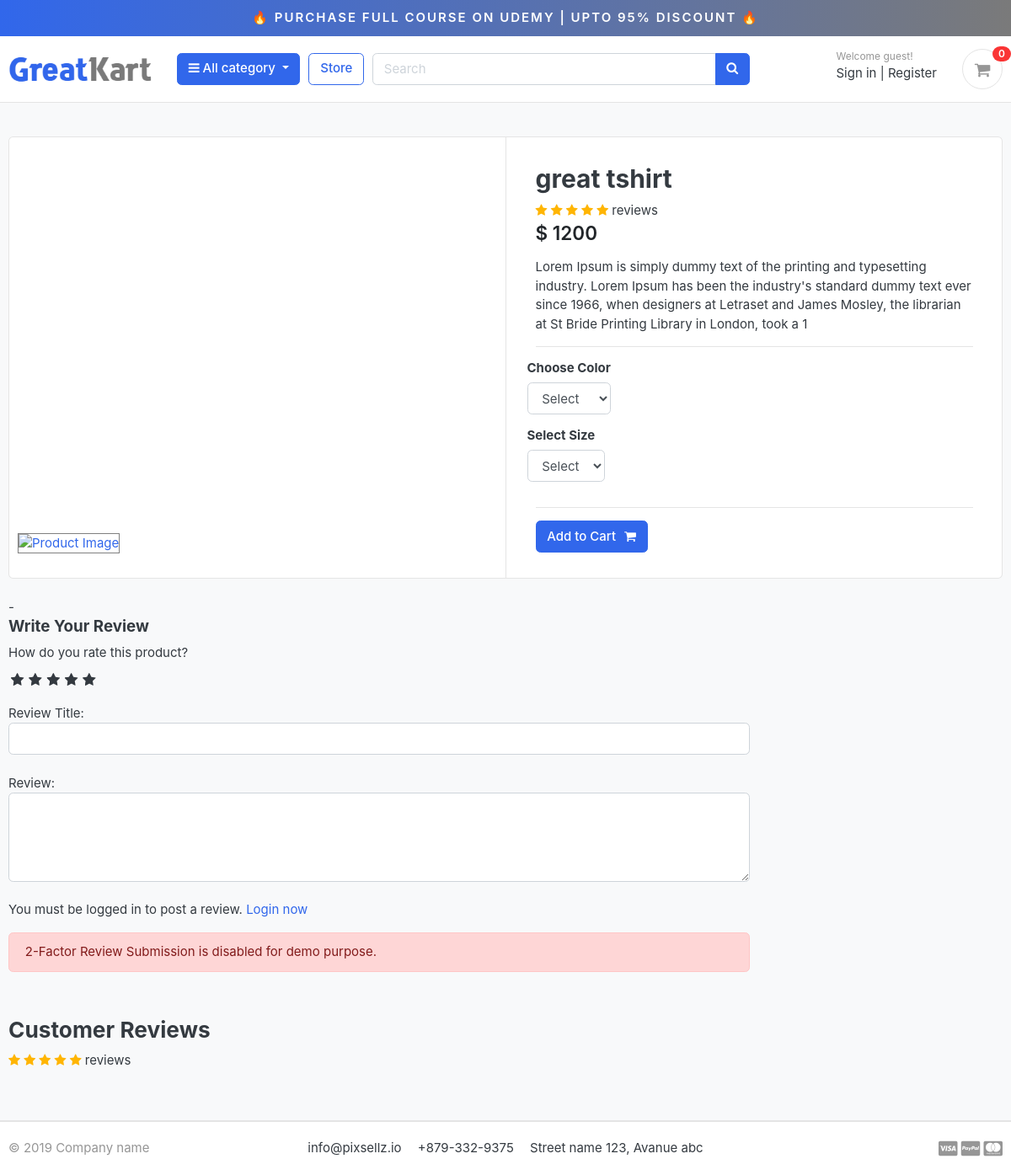
/store/tshirt/great-tshirt/, run on an earlier commit of the app's database.
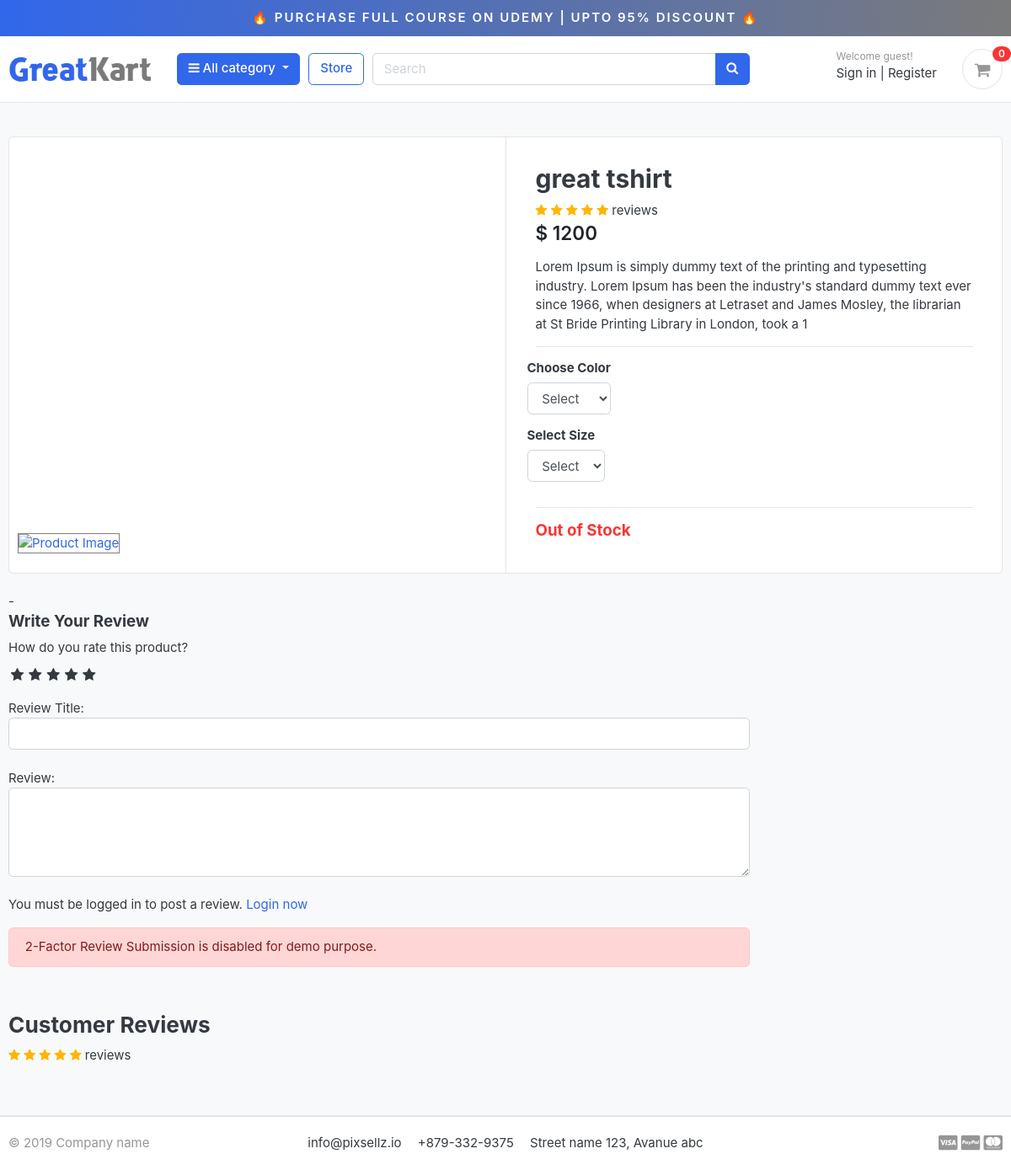
And on a later commit of the database.
### store/views.py (the view)
# urls.py: path('<slug:category_slug>/<slug:product_slug>/',views.product_detail,name='product_detail'),
def product_detail(request,category_slug,product_slug):
    try:
        single_product = Product.objects.get(category__slug=category_slug,slug=product_slug)
        in_cart = CartItem.objects.filter(cart__cart_id=_cart_id(request),product=single_product).exists()
    except Exception as e:
        raise e
    context = {
        'single_product':single_product,
        'in_cart':in_cart
    }
    return render(request,'store/product_detail.html',context)

### carts/context_processors.py (called while the page is built)
def counter(request):
    cart_count = 0
    if 'admin' in request.path:
        return {}
    else:
        try:
            cart = Cart.objects.filter(cart_id=_cart_id(request))
            cart_items = CartItem.objects.all().filter(cart=cart[:1])
            for cart_item in cart_items:
                cart_count +=  cart_item.quantity
        except Cart.DoesNotExist:
            cart_count = 0
    return dict(cart_count=cart_count)

### carts/views.py (called while the page is built)
def _cart_id(request):
    cart = request.session.session_key
    if not cart:
        cart =  request.session.create()
    return cart

### category/context_processors.py (called while the page is built)
def menu_links(request):
    links = Category.objects.all()
    return dict(links=links)

### category/models.py (called while the page is built)
    def get_url(self):
        return reverse('products_by_category',args=[self.slug])

### templates/store/product_detail.html (shortened to what the changed rows need)
{% extends 'base.html' %}
{% load static %}
{% block content %}
<section class="section-content padding-y bg">
	<div class="container">
		<div class="card">
			<div class="row no-gutters">
				<main class="col-md-6 border-left">
					<form action="{% url 'add_cart' single_product.id %}" method="POST">
						<article class="content-body">
							<h2 class="title">{{ single_product.product_name }}</h2>
							<div class="rating-star">
								<span>
									</span>
							</div>
							<div class="mb-3">
								<var class="price h4">$ {{single_product.price}}</var>
							</div>
							<p>{{ single_product.description }}</p>
							<hr>
							<div class="row">
								<div class="item-option-select">
								</div>
							</div>
							<div class="row">
								<div class="item-option-select">
								</div>
							</div>
							<hr>
							{% if single_product.stock <= 0 %}
								<h5 class="text-danger">Out of Stock</h5>
							{% else %}
								<button type="submit" class="btn  btn-primary"><span class="text">Add to Cart</span><i class="fa fa-shopping-cart"></i></button>
							{% endif %}
						</article>
					</form>
				</main>
			</div>
		</div>
		<br>-
	</div>
</section>
{% endblock %}

What changed in the data, as far as the page shows it:
changed Product "great tshirt": stock 90 → 0 (drawn)
Also different on the page:
text no longer shown: "Add to Cart"
text now shown: "Out of Stock"
